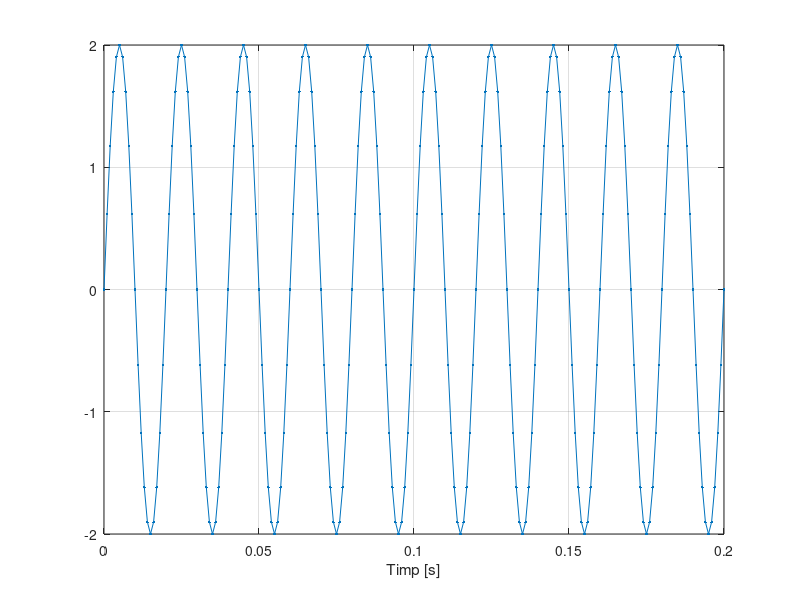
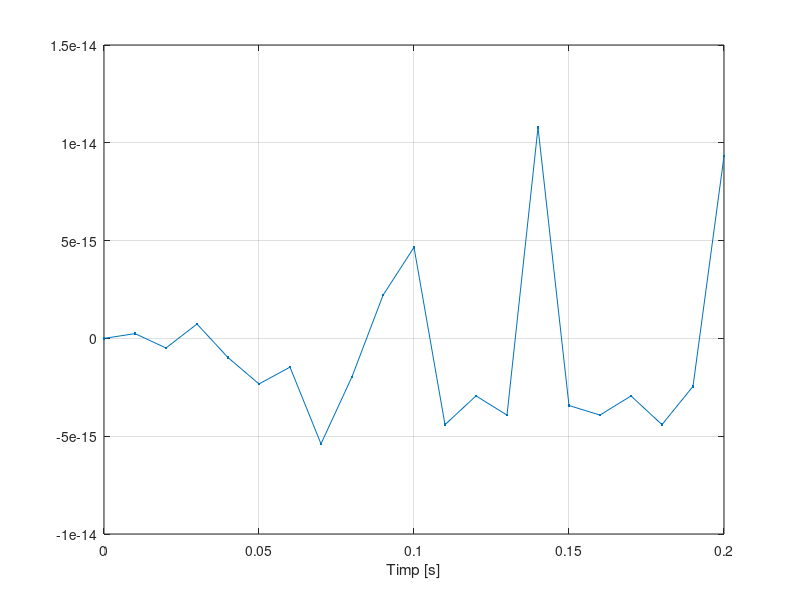
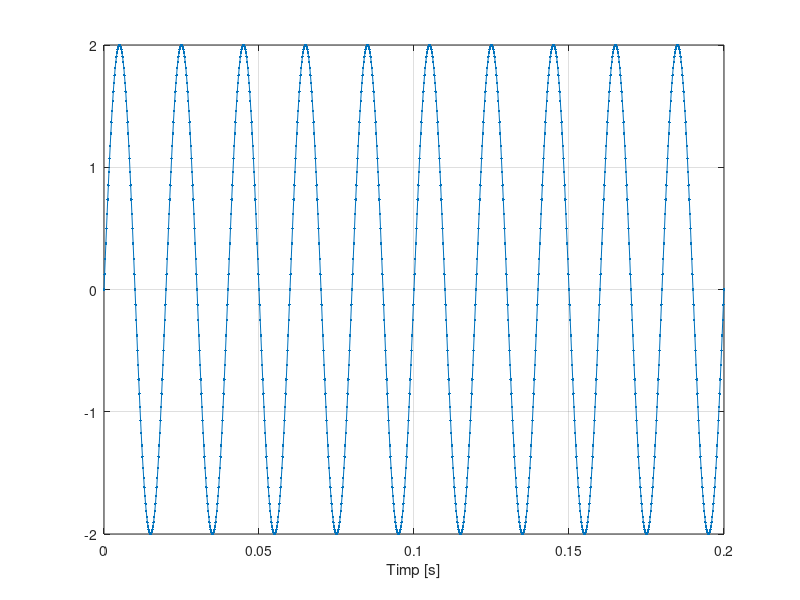
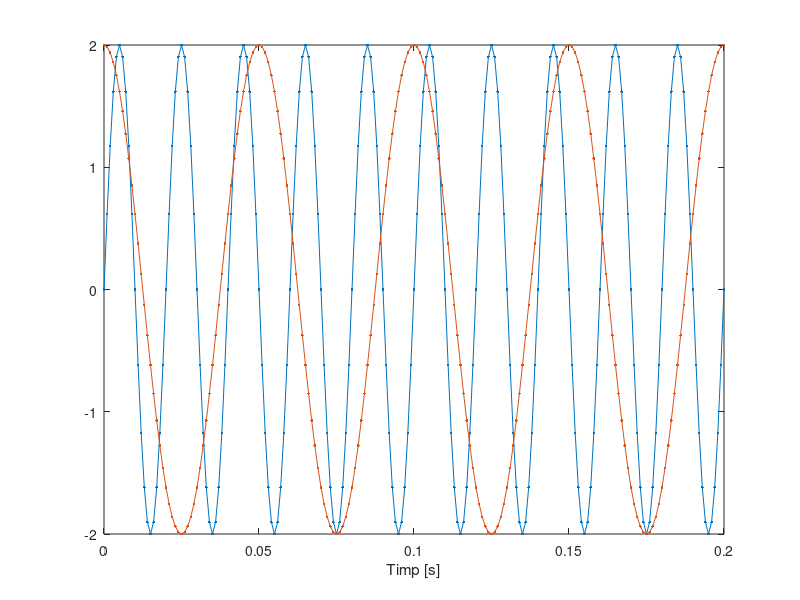

Reproduce these figures in MATLAB, in order.
% punctul a)

F=50;

t1=0:0.001:0.2;
s1=2*sin(2*pi*F*t1);
figure(1)
plot(t1,s1,'.-'),xlabel('Timp [s]'),grid

t2=0:0.01:0.2;
s2=2*sin(2*pi*F*t2);
figure(2)
plot(t2,s2,'.-'),xlabel('Timp [s]'),grid

t3=0:0.0002:0.2;
s3=2*sin(2*pi*F*t3);
figure(3)
plot(t3,s3,'.-'),xlabel('Timp [s]'),grid

% Cu cat pasul de variatie a variabilei t este mai mic, cu atat graficul va
% fi mai detaliat, mai precis, mai rotunjit.

% punctul b)

T=1/F;
% pe graficele 1 si 3 avem T=0.02, graficul 2 nu este semnal sinusoidal.

% punctul c)

F1=20;
c=2*cos(2*pi*F1*t1);
figure(4)
plot(t1,s1,'.-'),xlabel('Timp [s]'),grid
hold on
plot(t1,c,'.-'),grid
hold off